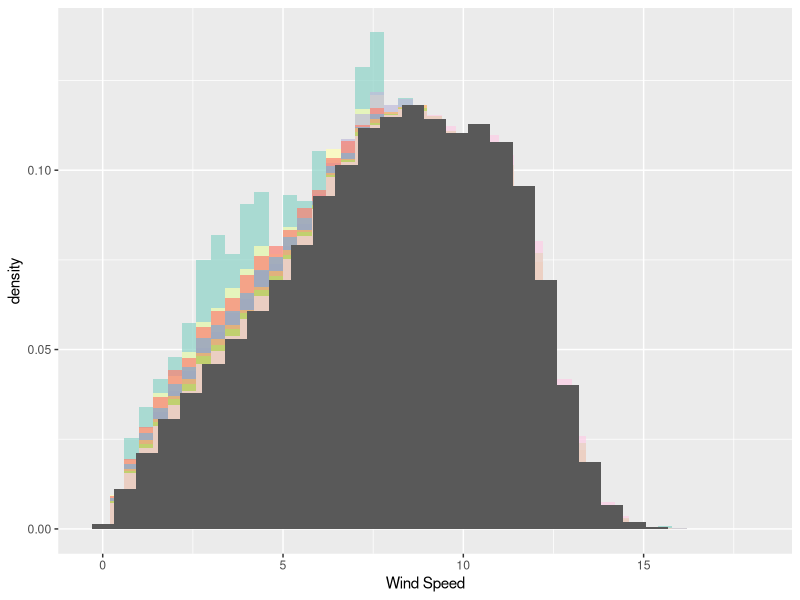
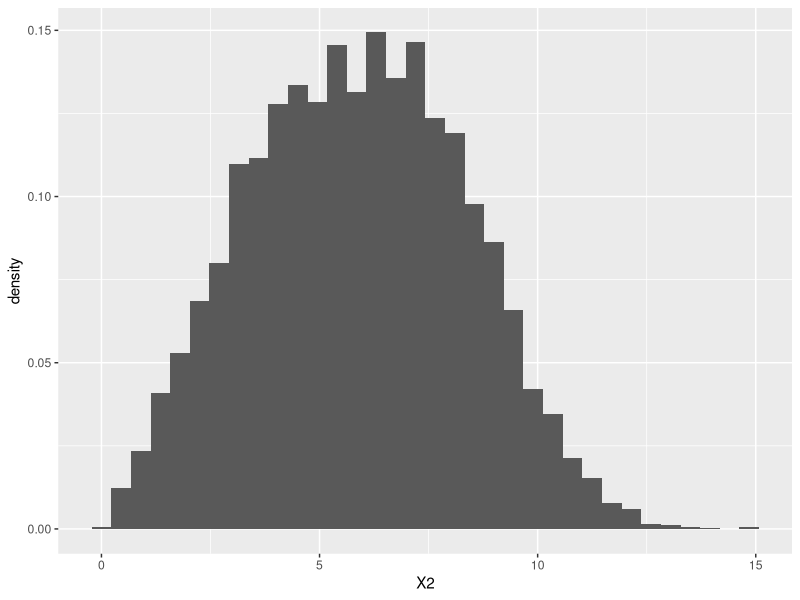

These figures' R source, in order:
if (!require("tidyverse")) install.packages("tidyverse") ; library(tidyverse)
if (!require("readr")) install.packages("readr") ; library(readr)
if (!require("lubridate")) install.packages("lubridate") ; library(lubridate)
if (!require("reshape2")) install.packages("reshape2") ; library(reshape2)

require(ggplot2)
require(dplyr)

### Loading the data ----

wind1 <- read_delim("Eta_HadGEM2-ES_Hist_1960_2005_W100_3h_P1.txt", 
                    ";", escape_double = FALSE, col_names = FALSE, 
                    trim_ws = TRUE)
wind1 <- wind1 %>% 
  mutate(date = ymd(substr(X1,1,8))) %>% 
  mutate(hour = substr(X1,9,10)) %>% 
  mutate(year = year(date)) %>% 
  na.omit() %>%  #o modelo retorna valores para dia 30 e 31 de fevereiro
  filter(year < 2016)


wind2 <- read_delim("Eta_HadGEM2-ES_RCP8.5_2006_2040_W100_3h_P1.txt", 
                    ";", escape_double = FALSE, col_names = FALSE, 
                    trim_ws = TRUE)
wind2 <- wind2 %>% 
  mutate(date = ymd(substr(X1,1,8))) %>% 
  mutate(hour = substr(X1,9,10)) %>% 
  mutate(year = year(date)) %>% 
  na.omit() %>%  #o modelo retorna valores para dia 30 e 31 de fevereiro
  filter(year < 2040)


wind3 <- read_delim("Eta_HadGEM2-ES_RCP8.5_2040_2070_W100_3h_P1.txt", 
                    ";", escape_double = FALSE, col_names = FALSE, 
                    trim_ws = TRUE)
wind3 <- wind3 %>% 
  mutate(date = ymd(substr(X1,1,8))) %>% 
  mutate(hour = substr(X1,9,10)) %>% 
  mutate(year = year(date)) %>% 
  na.omit() %>%  #o modelo retorna valores para dia 30 e 31 de fevereiro
  filter(year < 2070)


wind4 <- read_delim("Eta_HadGEM2-ES_RCP8.5_2070_2099_W100_3h_P1.txt", 
                    ";", escape_double = FALSE, col_names = FALSE, 
                    trim_ws = TRUE)
wind4 <- wind4 %>% 
  mutate(date = ymd(substr(X1,1,8))) %>% 
  mutate(hour = substr(X1,9,10)) %>% 
  mutate(year = year(date)) %>% 
  na.omit()   #o modelo retorna valores para dia 30 e 31 de fevereiro


wind <- rbind(wind1,wind2,wind3,wind4)


cols <- c('#8dd3c7','#ffffb3','#bebada','#fb8072','#80b1d3','#fdb462',
          '#b3de69','#fccde5','#d9d9d9')

ggplot(wind, aes(x = X2, y = ..density..)) +
  geom_histogram(data = subset(wind, year < min(year)+1), fill = cols[1], alpha = 0.7, binwidth = 0.4) +
  geom_histogram(data = subset(wind, year < min(year)+10), fill = cols[2], alpha = 0.7,binwidth = 0.4) +
  geom_histogram(data = subset(wind, year < min(year)+20), fill = cols[3], alpha = 0.7,binwidth = 0.4) +
  geom_histogram(data = subset(wind, year < min(year)+40), fill = cols[4], alpha = 0.7,binwidth = 0.4) +
  geom_histogram(data = subset(wind, year < min(year)+60), fill = cols[5], alpha = 0.7,binwidth = 0.4) +
  geom_histogram(data = subset(wind, year < min(year)+80),fill = cols[6], alpha = 0.7,binwidth = 0.4) +
  geom_histogram(data = subset(wind, year < min(year)+100),fill = cols[7], alpha = 0.7,binwidth = 0.4) +
  geom_histogram(data = subset(wind, year < min(year)+ 120), fill = cols[8], alpha = 0.7,binwidth = 0.4) +
  geom_histogram(data = subset(wind, year < max(year), fill = cols[9], alpha = 0.7,binwidth = 0.4)) +
  labs(x = "Wind Speed")

save(wind, file = "wind.RData")


wind %>% 
  filter(hour == "15") %>% 
  filter(year > 1990 & year < 2016) %>% 
  ggplot(aes(x = X2, y = ..density..)) +
  geom_histogram(binwidth = 0.45 )
